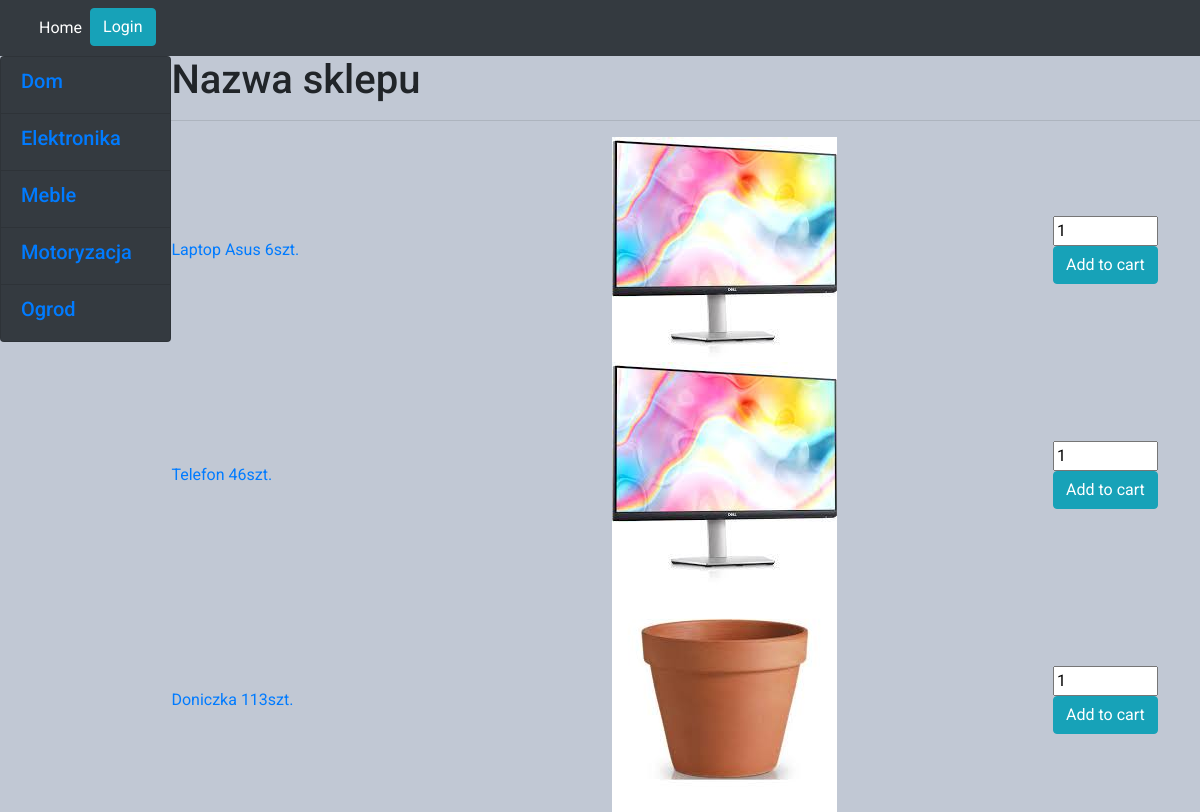
/, run on an earlier commit of the app's database.
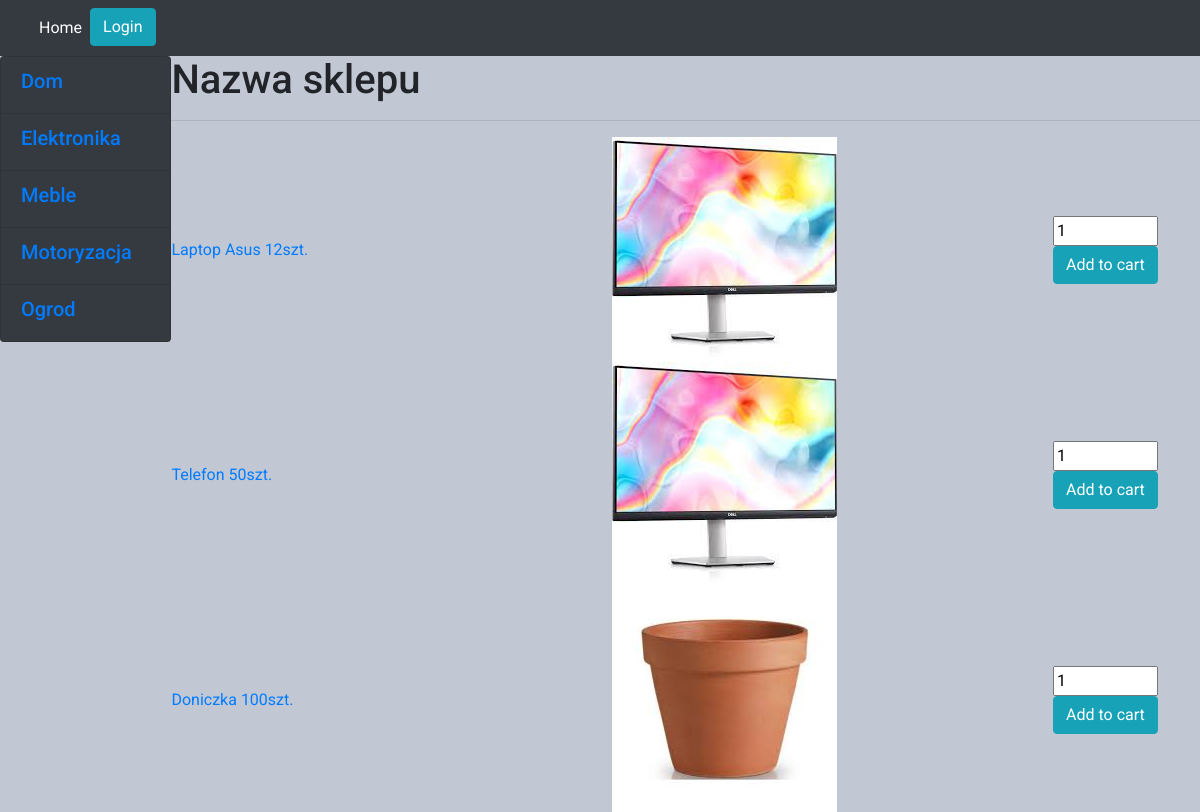
And on a later commit of the database.
### base/models.py (models this page shows, shortened)
class Product(models.Model):
    name = models.CharField(max_length=200)
    description = models.TextField(max_length=200)
    category = models.ForeignKey(Category, on_delete=models.SET_NULL, null=True)
    price = models.FloatField()
    quantity = models.IntegerField()
    picture = models.ImageField(null=True, blank=True, default="index.jpeg")

### base/views.py (the view)
# urls.py: path('', views.HomePage.as_view(), name='home'),
class HomePage(ListView):
    template_name = 'base/home.html'
    context_object_name = 'categories'
    model = Category
    def get_context_data(self, *, object_list=None, **kwargs):
        context = super().get_context_data(object_list=object_list, **kwargs)
        context['products'] = Product.objects.all()
        return context

### base/templates/base/home.html (shortened to what this page needs)
{% extends 'main.html' %}
{% block content %}
<div class="main-container">
    <div>{% include 'base/cat_menu_component.html' %}</div>
    <div>
        <h1>Nazwa sklepu</h1>
        <hr>
        <div class="items-container">
            {% for prod in products %}
            <div class="d-flex align-items-center"><a href="{% url 'product_details' pk=prod.id %}">{{prod.name}}
                {{prod.quantity}}szt.</a></div>
            <div><img src="{{prod.picture.url}}"/></div>
            <div class="d-flex align-items-center">
                <form method="POST" action="{% url 'add_to_cart' prod.id %}">
                    <div class="buyer"><input type="number" value="1" id="quantity" name="quantity" min="1"
                                              max="{{ prod.quantity }}">
                        <input class="btn btn-info" type="submit" value="Add to cart"></div>
                </form>
            </div>
            {% endfor %}
        </div>
    </div>
</div>
{% endblock content %}

What changed in the data, as far as the page shows it:
changed Product "Laptop Asus": quantity "6" → "12"
changed Product "Telefon": quantity "46" → "50"
changed Product "Doniczka": quantity "113" → "100"
